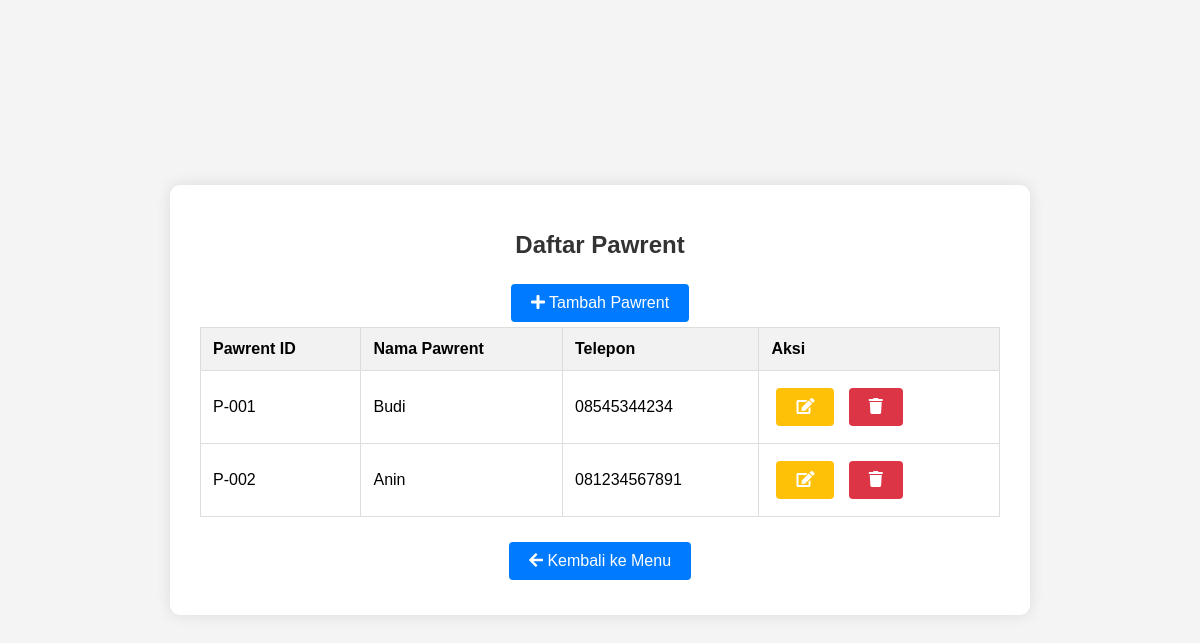
/src/models/pawrent/index.php, run on the app's committed database.
### tables this page shows
CREATE TABLE `pawrent` (
  `Pawrent_ID` varchar(10) NOT NULL,
  `Pawrent_Nama` varchar(100) DEFAULT NULL,
  `Pawrent_Telp` varchar(20) DEFAULT NULL
);

### src/models/Pawrent/index.php (the view, shortened to what this page needs)
<?php
include '../../connection.php';
$sql = "SELECT * FROM pawrent";
$result = $conn->query($sql);
?>
<!DOCTYPE html>
<html lang="en">
<head>
    <link rel="stylesheet" href="../../style/style.css">
    <link rel="stylesheet" href="https://cdnjs.cloudflare.com/ajax/libs/font-awesome/5.15.3/css/all.min.css">
</head>
<body>
    <div class="container">
        <h1>Daftar Pawrent</h1>
        <a href="create.php" class="btn btn-add"><i class="fas fa-plus"></i> Tambah Pawrent</a>
        <table>
            <tr>
                <th>Pawrent ID</th>
                <th>Nama Pawrent</th>
                <th>Telepon</th>
                <th>Aksi</th>
            </tr>
            <?php
            if ($result->num_rows > 0) {
                while ($row = $result->fetch_assoc()) {
                    echo "<tr>";
                    echo "<td>{$row['Pawrent_ID']}</td>";
                    echo "<td>{$row['Pawrent_Nama']}</td>";
                    echo "<td>{$row['Pawrent_Telp']}</td>";
                    echo "<td>
                            <a href='update.php?id={$row['Pawrent_ID']}' class='btn btn-edit'><i class='fas fa-edit'></i></a>
                            <a href='delete.php?id={$row['Pawrent_ID']}' class='btn btn-delete'><i class='fas fa-trash'></i></a>
                          </td>";
                    echo "</tr>";
                }
            } else {
                echo "<tr><td colspan='4'>No data found</td></tr>";
            }
            ?>
        </table>
        <a href="../../app.php" class="btn btn-add"><i class="fas fa-arrow-left"></i> Kembali ke Menu</a>
    </div>
</body>
</html>

### src/style/style.css (style rules this page uses)
body { font-family: Arial, sans-serif; background-color: #f4f4f4; margin: 0; padding: 0; display: flex; justify-content: center; align-items: center; height: 100vh; }
.container { background-color: #fff; padding: 30px; border-radius: 10px; box-shadow: 0 0 15px rgba(0, 0, 0, 0.1); text-align: center; max-width: 800px; width: 100%; }
h1 { color: #333; margin-bottom: 20px; font-size: 24px; }
table { width: 100%; border-collapse: collapse; margin-bottom: 20px; }
table, th, td { border: 1px solid #ddd; }
th, td { padding: 12px; text-align: left; }
th { background-color: #f2f2f2; }
.btn { text-decoration: none; color: #fff; padding: 10px 20px; border-radius: 4px; transition: all 0.3s ease; display: inline-block; margin: 5px; }
.btn-add { background-color: #007bff; }
.btn-edit { background-color: #ffc107; }
.btn-delete { background-color: #dc3545; }

### data on the page
pawrent: Pawrent_ID "P-001", Pawrent_Nama "Budi", Pawrent_Telp "08545344234"
pawrent: Pawrent_ID "P-002", Pawrent_Nama "Anin", Pawrent_Telp "081234567891"
